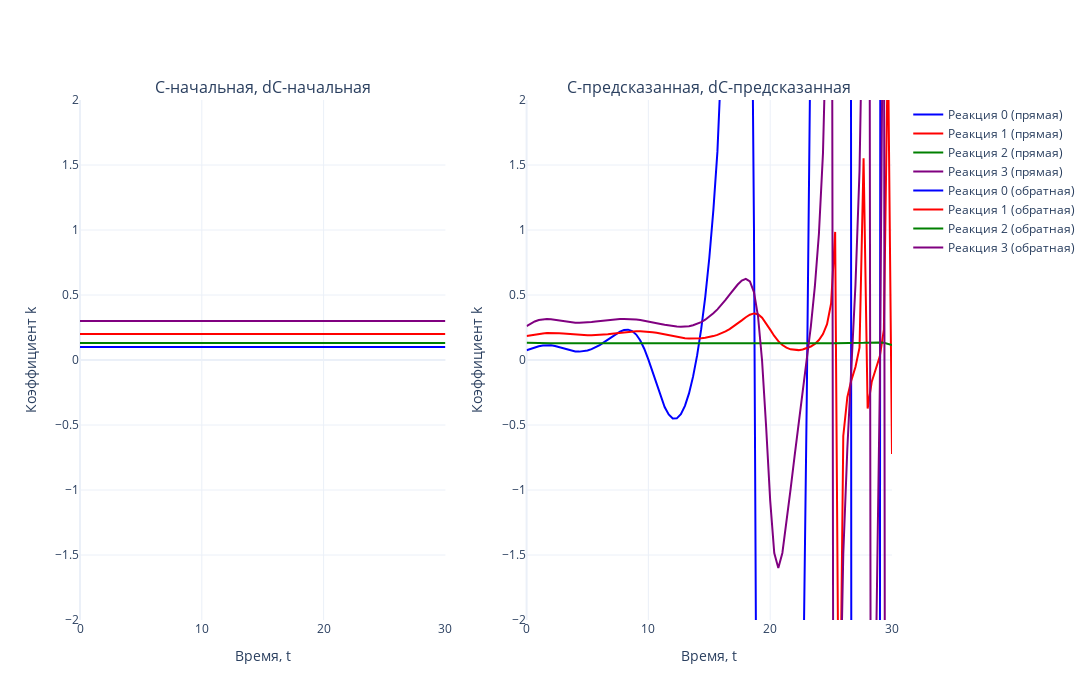

Notebook code for this chart:
### Markdown cell above
## Генерация k в ходе обратной задачи

### Code cell
# Задаем цвета (4 цвета для реакций)
colors = ['blue', 'red', 'green', 'purple']

# Создаем два подграфика (2 столбца, 1 строка)
fig = make_subplots(rows=1, cols=2, subplot_titles=['С-начальная, dC-начальная', 'С-предсказанная, dC-предсказанная'])

# Первый график (прямая задача)
for i in range(N_REACTION):  
    fig.add_trace(go.Scatter(
        x=tsteps, 
        y=k_TRUE[i, :], 
        mode='lines', 
        name=f'Реакция {i} (прямая)',
        line=dict(color=colors[i % len(colors)])  # Применяем цвета циклично
    ), row=1, col=1)

# Второй график (обратная задача)
for i in range(N_REACTION):  
    fig.add_trace(go.Scatter(
        x=tsteps, 
        y=k_predict[i, :], 
        mode='lines', 
        name=f'Реакция {i} (обратная)',
        line=dict(color=colors[i % len(colors)])  # Применяем цвета циклично
    ), row=1, col=2)

# Настройки общего макета
fig.update_layout(
    template='plotly_white',
    width=1400,  # Общая ширина холста
    height=700,  # Высота холста
    showlegend=True
)

# Ограничение оси Y
fig.update_yaxes(range=[-2, 2], title_text='Коэффициент k', row=1, col=1)
fig.update_yaxes(range=[-2, 2], title_text='Коэффициент k', row=1, col=2)

# Подписи оси X
fig.update_xaxes(title_text='Время, t', row=1, col=1)
fig.update_xaxes(title_text='Время, t', row=1, col=2)

# Отображение графика
fig.show()
